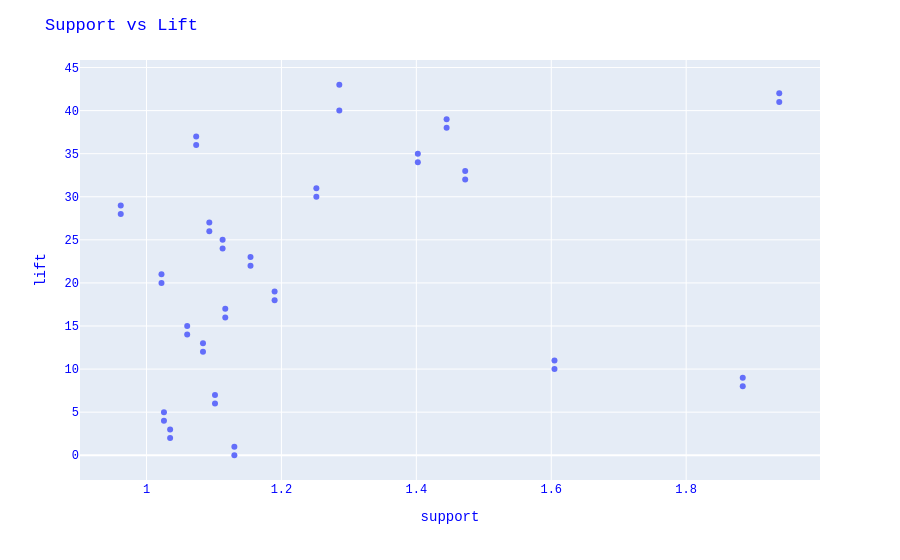

This figure's notebook cell:
### Code cell
fig=px.scatter(apriori_rules['support'], apriori_rules['lift'])
fig.update_layout(
    xaxis_title="support",
    yaxis_title="lift",
   
    font_family="Courier New",
    font_color="blue",
    title_font_family="Times New Roman",
    title_font_color="red",
    title=('Support vs Lift')
    
)

#fig.show()

### Figure 1 — Plotly figure (JSON) as saved in the notebook; plotly's stock layout.template omitted (floating-point values rounded to 4 significant figures)
{"data": [{"hovertemplate": "x=%{x}<br>index=%{y}<extra></extra>", "legendgroup": "", "marker": {"color": "#636efa", "symbol": "circle"}, "mode": "markers", "name": "", "orientation": "h", "showlegend": false, "type": "scatter", "x": [1.472, 1.252, 1.19, 1.154, 1.13, 1.117, 1.113, 1.102, 1.093, 1.084, 1.06, 1.026, 1.022, 0.9618, 1.035, 1.605, 1.938, 1.402, 1.884, 1.286, 1.605, 1.445, 1.445, 1.102, 1.074, 1.884, 1.402, 1.154, 1.074, 1.938, 1.035, 1.113, 1.19, 1.286, 1.06, 1.084, 1.472, 1.117, 1.13, 1.026, 1.022, 1.093, 0.9618, 1.252], "xaxis": "x", "y": [32, 31, 18, 23, 0, 16, 25, 6, 27, 13, 14, 5, 20, 29, 2, 10, 41, 35, 8, 40, 11, 39, 38, 7, 36, 9, 34, 22, 37, 42, 3, 24, 19, 43, 15, 12, 33, 17, 1, 4, 21, 26, 28, 30], "yaxis": "y"}], "layout": {"font": {"color": "blue", "family": "Courier New"}, "legend": {"tracegroupgap": 0}, "margin": {"t": 60}, "title": {"text": "Support vs Lift"}, "xaxis": {"anchor": "y", "domain": [0, 1], "title": {"text": "support"}}, "yaxis": {"anchor": "x", "domain": [0, 1], "title": {"text": "lift"}}}}
